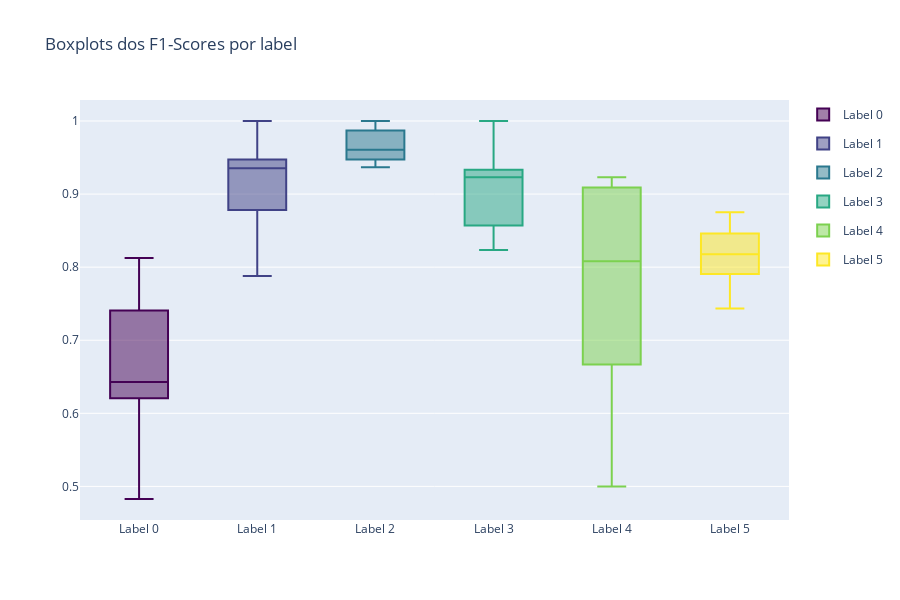

Notebook cell for this chart:
### Code cell
tree_f1 = tree_res['f1-scores']

plot_label_metrics(tree_f1, 'f1-scores')

### Figure 1 — Plotly figure (JSON) as saved in the notebook; plotly's stock layout.template omitted (floating-point values rounded to 4 significant figures)
{"data": [{"legendgroup": "0", "marker": {"color": "rgb(68, 1, 84)"}, "name": "Label 0", "type": "box", "y": [0.4828, 0.6207, 0.8, 0.6471, 0.8125, 0.6429, 0.6286, 0.5581, 0.7407, 0.6429]}, {"legendgroup": "1", "marker": {"color": "rgb(64, 66, 134)"}, "name": "Label 1", "type": "box", "y": [0.9474, 0.9231, 1, 1, 0.878, 0.9474, 0.9474, 0.7879, 0.9231, 0.8649]}, {"legendgroup": "2", "marker": {"color": "rgb(42, 120, 142)"}, "name": "Label 2", "type": "box", "y": [0.96, 1, 0.9873, 0.987, 0.9367, 0.9474, 0.961, 0.962, 0.9512, 0.9383]}, {"legendgroup": "3", "marker": {"color": "rgb(40, 168, 131)"}, "name": "Label 3", "type": "box", "y": [0.9333, 0.8571, 1, 1, 0.9231, 0.8571, 0.8571, 0.9231, 0.9333, 0.8235]}, {"legendgroup": "4", "marker": {"color": "rgb(124, 209, 79)"}, "name": "Label 4", "type": "box", "y": [0.9091, 0.9231, 0.6667, 0.7273, 0.9091, 0.6667, 0.8889, 0.5, 0.9091, 0.7273]}, {"legendgroup": "5", "marker": {"color": "rgb(253, 231, 37)"}, "name": "Label 5", "type": "box", "y": [0.7907, 0.8395, 0.8608, 0.875, 0.8462, 0.7907, 0.8148, 0.7692, 0.8205, 0.7436]}], "layout": {"height": 600, "title": {"text": "Boxplots dos F1-Scores por label"}}}
